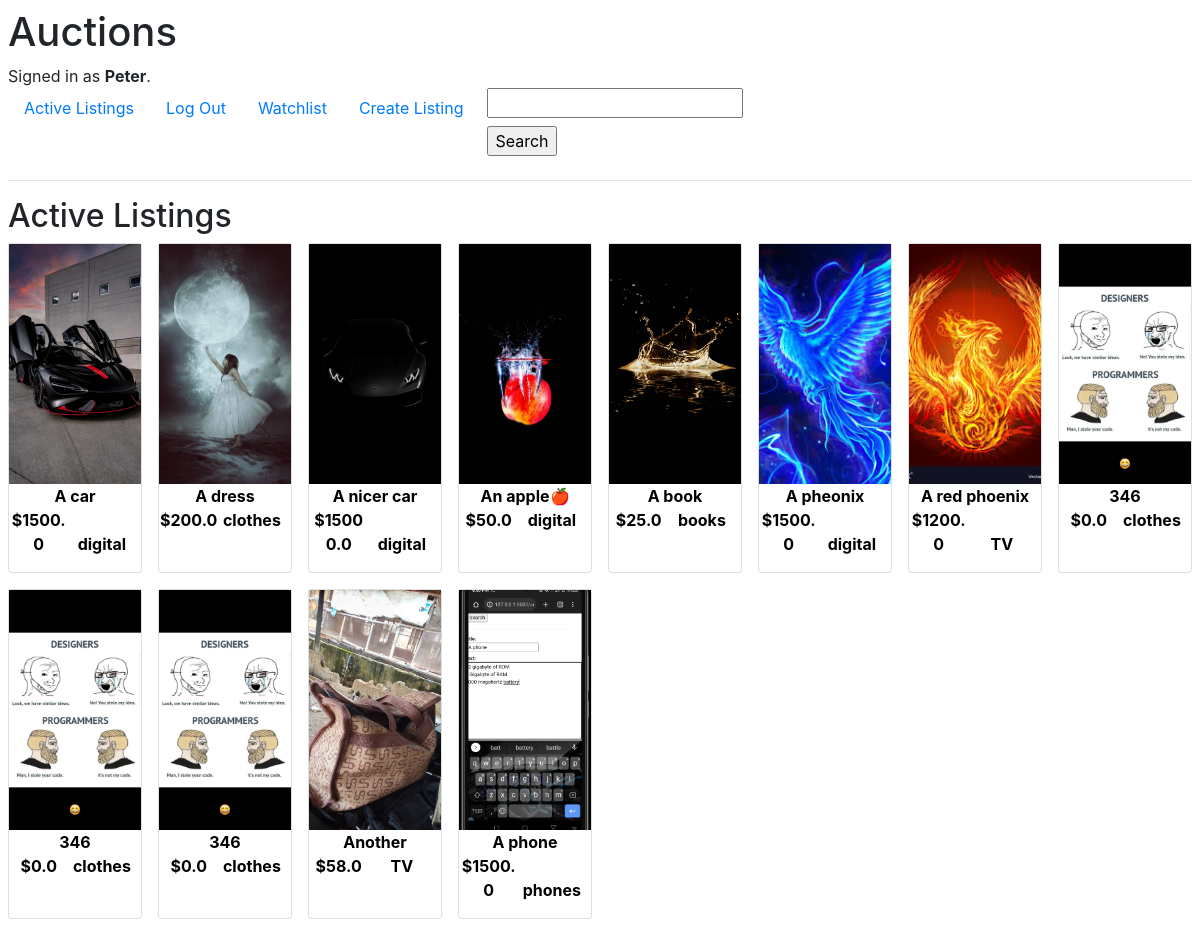
Screenshot of / (signed in) with the database file from the repository.
### auctions/models.py (models this page shows, shortened)
class User(AbstractUser):
    id = models.AutoField(primary_key=True)
    pass

class Description(models.Model):
    id = models.AutoField(primary_key=True)
    title = models.CharField(max_length=40)
    text = models.TextField()
    image = models.ImageField(upload_to="images")
    startingPrice = models.FloatField()
    currentPrice = models.FloatField(default=0)
    category = models.CharField(max_length=25,choices=CATEGORY,null=True)
    itemSoldAs = models.OneToOneField(Auction, on_delete=models.CASCADE, related_name="saleAs")

### auctions/views.py (the view)
# urls.py: path("", views.index, name="index"),
def index(request, Category=None):
    if Category == "search":
        Category = request.GET.get("Category")
        descriptions = Description.objects.filter(category=Category)
        return render(request, "auctions/index.html", {
            "descriptions": descriptions
        })
    descriptions = Description.objects.all()
    return render(request, "auctions/index.html", {
        "descriptions": descriptions
    })

### auctions/context_processors.py (called while the page is built)
def searchCategories(request):
    return {
        'categories': CATEGORY
    }

### auctions/templates/auctions/index.html
{% extends "auctions/layout.html" %}
{% block body %}
    <h2>Active Listings</h2>
        <div class="wrapper">
            {% for item in descriptions %}
                <div class="card">
                    <a class="a" href="{% url 'itemPage' item.itemSoldAs.id %}">
                        <span class="imgSpan" style="
                            background-image: url('{{ item.image.url }}');
                            background-size: cover;
                            background-repeat: no-repeat;
                            background-position: center;
                            ">
                        </span>
                        <p class="ul">
                            <span class="first">{{ item.title }}</span>
                            {% if item.currentPrice < item.startingPrice %}
                                <span class="second">${{ item.startingPrice }}</span>
                            {% else %}
                                <span class="second">${{ item.currentPrice }}</span>
                            {% endif %}
                            <span class="third">{{ item.category }}</span>
                        </p>
                    </a>
                </div>
                {% empty %}
                    <div class="coloumn">
                        No Items currently listed
                    </div>
            {% endfor %}
        </div>
{% endblock %}

### auctions/templates/auctions/layout.html (shortened to what this page needs)
{% load static %}
<!DOCTYPE html>
<html lang="en">
    <head>
        <link rel="stylesheet" href="https://stackpath.bootstrapcdn.com/bootstrap/4.4.1/css/bootstrap.min.css">
        <link href="{% static 'auctions/styles.css' %}" rel="stylesheet">
    </head>
    <body>
        <h1>Auctions</h1>
        <div>
            {% if user.is_authenticated %}
                Signed in as <strong>{{ user.username }}</strong>.
            {% else %}
                Not signed in.
            {% endif %}
        </div>
        <ul class="nav">
            <li class="nav-item">
                <a class="nav-link" href="{% url 'index' %}">Active Listings</a>
            </li>
            {% if user.is_authenticated %}
                <li class="nav-item">
                    <a class="nav-link" href="{% url 'logout' %}">Log Out</a>
                </li>
                <li class="nav-item">
                    <a class="nav-link" href="{% url 'watchlist' %}">Watchlist</a>
                </li>
                <li class="nav-item">
                    <a class="nav-link" href="{% url 'create_listing' %}">Create Listing</a>
                </li>
            {% endif %}
            <li class="nav-item">
                <form action="{% url 'index' 'search' %}" method="get" accept-charset="utf-8">
                    <input name="Category" list="Category"/>
                    <input type="submit" value="Search" />
                </form>
            </li>
        </ul>
        <hr>
        {% block body %}
        {% endblock %}
    </body>
</html>

### auctions/static/auctions/styles.css (style rules this page uses)
html { box-sizing: border-box; padding: .5rem; }
*, *:after, *:before { box-sizing: inherit; }
.wrapper { display: grid; gap: 1rem; grid-template-columns: repeat(auto-fit, minmax(120px,.5fr)); grid-auto-rows: auto; }
.ul { display: block; }
.ul span { text-align: center; }
.first { display: block; width: 100%; }
.second, .third { display: inline-block; width: 45%; }
.card { display: flex; flex-direction: column; }
.imgSpan { display: block; width: 100%; height: 240px; }
.a, .a:hover, .a:visited, .a:active { text-decoration: none; color: black; }
span { display: block; }
p, label { display: inline; font-weight: bold; }
input, select { margin: .5rem; margin-top: 0; display: block; }

### rows the page displays
User: username "Peter"
Description: image (picture), title "A car", startingPrice "1500.0", category "digital"
Description: image (picture), title "A dress", startingPrice "200.0", category "clothes"
Description: image (picture), title "A nicer car", startingPrice "15000.0", category "digital"
Description: image (picture), title "An apple🍎", startingPrice "50.0", category "digital"
Description: image (picture), title "A book", startingPrice "25.0", category "books"
Description: image (picture), title "A pheonix", startingPrice "1500.0", category "digital"
Description: image (picture), title "A red phoenix", startingPrice "1200.0", category "TV"
Description: image (picture), title "346", currentPrice "0.0", category "clothes"
Description: image (picture), title "346", currentPrice "0.0", category "clothes"
Description: image (picture), title "346", currentPrice "0.0", category "clothes"
Description: image (picture), title "Another", startingPrice "58.0", category "TV"
Description: image (picture), title "A phone", startingPrice "1500.0", category "phones"
